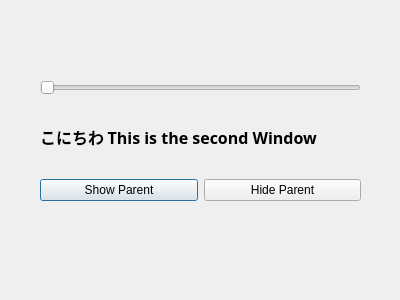
<?xml version="1.0" encoding="UTF-8"?>
<ui version="4.0">
 <class>SecDialog</class>
 <widget class="QDialog" name="SecDialog">
  <property name="geometry">
   <rect>
    <x>0</x>
    <y>0</y>
    <width>400</width>
    <height>300</height>
   </rect>
  </property>
  <property name="windowTitle">
   <string>Dialog</string>
  </property>
  <widget class="QWidget" name="">
   <property name="geometry">
    <rect>
     <x>40</x>
     <y>80</y>
     <width>321</width>
     <height>121</height>
    </rect>
   </property>
   <layout class="QVBoxLayout" name="verticalLayout">
    <item>
     <widget class="QSlider" name="horizontalSlider">
      <property name="orientation">
       <enum>Qt::Horizontal</enum>
      </property>
     </widget>
    </item>
    <item>
     <widget class="QLabel" name="label">
      <property name="font">
       <font>
        <family>Source Code Pro</family>
        <pointsize>12</pointsize>
        <bold>true</bold>
       </font>
      </property>
      <property name="text">
       <string>こにちわ This is the second Window</string>
      </property>
     </widget>
    </item>
    <item>
     <layout class="QHBoxLayout" name="horizontalLayout">
      <item>
       <widget class="QPushButton" name="pushButton">
        <property name="text">
         <string>Show Parent</string>
        </property>
       </widget>
      </item>
      <item>
       <widget class="QPushButton" name="pushButton_2">
        <property name="text">
         <string>Hide Parent</string>
        </property>
       </widget>
      </item>
     </layout>
    </item>
   </layout>
  </widget>
 </widget>
 <resources/>
 <connections/>
</ui>
